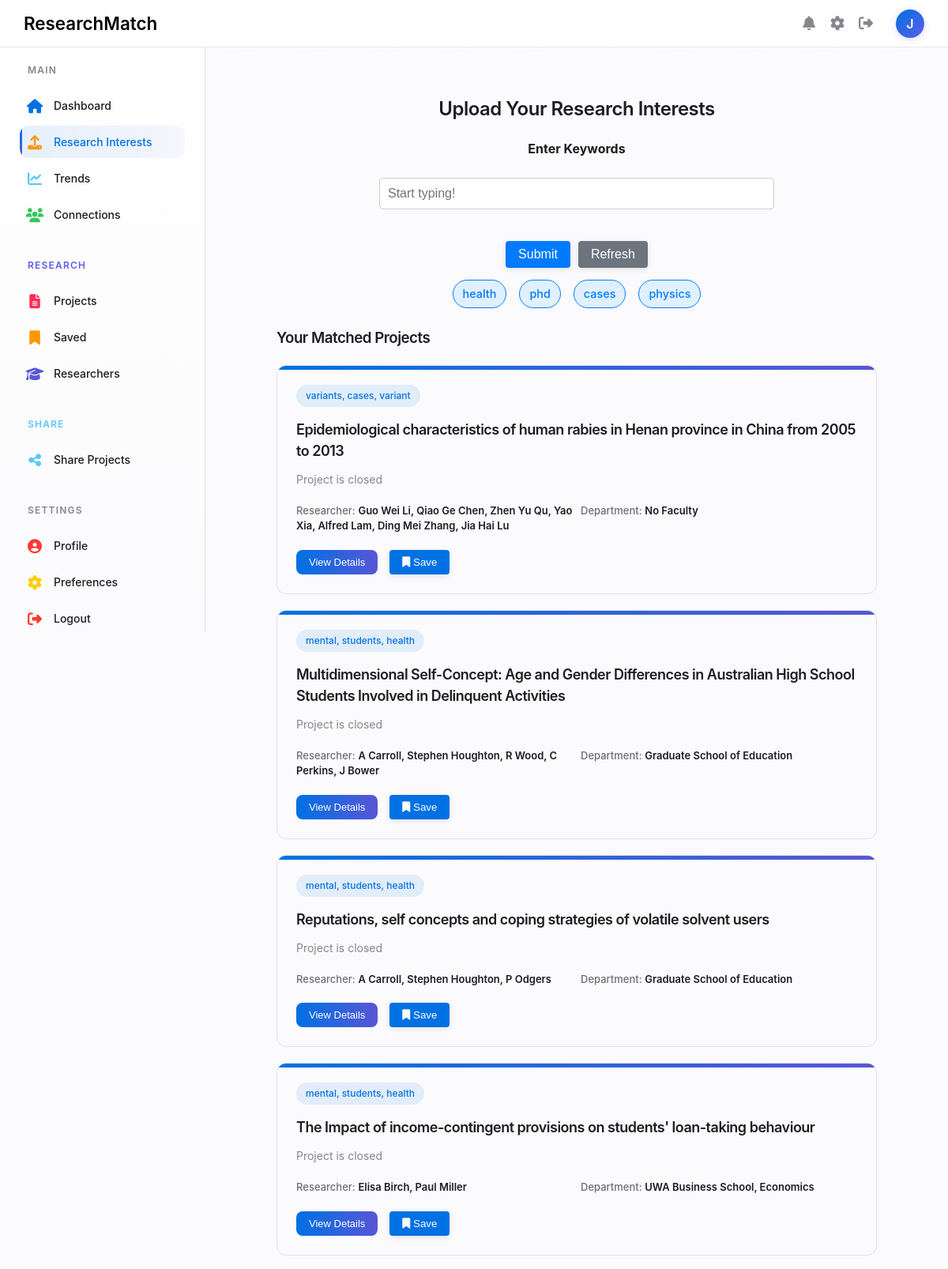
The page /upload (signed in, upper part) on the database its author committed.
### database/schema.py (models this page shows)
class Interest(db.Model):
    id = db.Column(db.Integer, primary_key=True)
    interest_name = db.Column(db.String(100), nullable=False)

class Project(db.Model):
    id = db.Column(db.Integer, primary_key=True)
    title = db.Column(db.String(100), nullable=False)
    link = db.Column(db.String(100), nullable=False)
    is_open = db.Column(db.Boolean, nullable=False)
    summary = db.Column(db.Text, nullable=False)
    close_date = db.Column(db.Date, nullable=True)
    research_areas = db.relationship('ResearchArea', secondary=project_research_area, backref='projects')
    interests = db.relationship('Interest', secondary=project_interest, backref='projects')
    researchers = db.relationship('Researcher', secondary=project_researcher, back_populates='researcher_projects')

class Researcher(db.Model):
    id = db.Column(db.Integer, primary_key=True)
    first_name = db.Column(db.String(100), nullable=False)
    last_name = db.Column(db.String(100), nullable=False)
    email = db.Column(db.String(100), nullable=True)
    researcher_projects = db.relationship('Project', secondary=project_researcher, back_populates='researchers')

class ResearchArea(db.Model):
    __tablename__ = "research_area"
    id = db.Column(db.Integer, primary_key=True)
    area = db.Column(db.String(100), nullable=False)

### app.py (the view, shortened to what this page needs)
@app.route('/upload', methods=['GET', 'POST'])
@token_required
def upload():
    user = db.session.query(User).get(session['user_id'])
    error = None
    user_interests = user.interests if user.interests else None
    project_matches = []
    if user_interests:
        interest_ids = [interest.id for interest in user_interests]
        project_matches = db.session.query(Project).join(Project.interests).filter(Interest.id.in_(interest_ids)).distinct().all()
    return render_template('upload.html',
                          project_matches=project_matches,
                          user_interests=user_interests,
                          username=session['username'],
                          is_authenticated_page=True,
                          user_name=session.get('username'))

### app.py (called while the page is built)
def token_required(func):
    @wraps(func)
    def decorated(*args, **kwargs):
        token = request.cookies.get('jwt_token', None)
        if not token:
            return back_to_login()
        try:
            data = jwt.decode(token, current_app.config['SECRET_KEY'], algorithms=["HS256"])
            request.user = data  # optionally attach user info to request
        except jwt.ExpiredSignatureError:
            return back_to_login()
        except jwt.InvalidTokenError:
            return back_to_login()
        return func(*args, **kwargs)
    return decorated

### templates/upload.html (shortened to what this page needs)
{% extends 'base.html' %}
{% block content %}
<div class="content-container">
    <h2 style="text-align: center;"> Upload Your Research Interests</h2>
    <form action="/upload" method="POST" class="interest-form">
        <label for="keywords">Enter Keywords</label>
        <div class="autocomplete-wrapper">
            <input type="text" id="keywords" name="keywords" placeholder="Start typing!" autocomplete="off">
        </div>
        <div class="button-group">
            <button type="submit" class="btn btn-primary" name="action" value="submit">Submit</button>
            <button type="submit" class="btn btn-secondary" name="action" value="refresh">Refresh</button>
        </div>
        {% if user_interests %}
            <div class="interest-tags-inline">
                {% for interest in user_interests %}
                    <span class="interest-tag">{{ interest.interest_name }}</span>
                {% endfor %}
            </div>
        {% else %}
            <blockquote>Tip: Start by adding some interests!</blockquote>
        {% endif %}
    </form>
    <h3>Your Matched Projects</h3>
    {% for project in project_matches[0:15] %}
        <div class="matches-grid">
            <div class="match-card ai-match">
                <div class="match-header">
                    <div class="match-category">{% for interest in project.interests%}{{interest.interest_name}}{% if not loop.last %}, {% endif %}{% endfor %}</div>
                </div>
                <h3 class="match-title">{{project.title}}</h3>
                <p class="match-description">{% if project.is_open %}{{project.summary}}{% else %} Project is closed {% endif %}</p>
                <div class="match-meta">
                    <div class="researcher">
                        <span class="meta-label">Researcher:</span>
                        <span class="meta-value">{% for researcher in project.researchers%}{{researcher.first_name}} {{researcher.last_name}}{% if not loop.last %}, {% endif %}{% endfor %}</span>
                    </div>
                    <div class="department">
                        <span class="meta-label">Department:</span>
                        <span class="meta-value">
                            {% if project.research_areas %}
                                {% for research in project.research_areas %}
                                    {{ research.area }}{% if not loop.last %}, {% endif %}
                                {% endfor %}
                            {% else %}
                                No Faculty
                            {% endif %}
                        </span>
                    </div>
                </div>
                <div class="match-footer">
                    <button class="match-action primary">View Details</button>
                    <button class="btn secondary save-project" data-project-id="{{ project.id }}">
                        <i class="fas fa-bookmark"></i> {{ 'Saved' if project in saved_user_projects else 'Save' }}
                    </button>
                </div>
            </div>
    {% endfor %}
</div>
{% endblock %}

### static/css/style.css (style rules this page uses)
:root { --primary-color: #0071E3; --primary-dark: #005BBB; --primary-light: #E1F0FF; --accent-purple: #5E5CE6; --accent-pink: #FF2D55; --accent-orange: #FF9500; --accent-teal: #5AC8FA; --accent-green: #34C759; --accent-red: #FF3B30; --accent-yellow: #FFCC00; --accent-indigo: #5856D6; --text-primary: #1D1D1F; --text-secondary: #86868B; --text-tertiary: #6E6E73; --border-light: rgba(0, 0, 0, 0.1); --background-light: #FBFBFD; --background-medium: #F5F5F7; --card-background: #FFFFFF; --shadow-sm: 0 2px 8px rgba(0, 0, 0, 0.05); --shadow-md: 0 5px 20px rgba(0, 0, 0, 0.08); --shadow-lg: 0 10px 30px rgba(0, 0, 0, 0.1); --transition: all 0.25s ease; --radius-sm: 8px; --radius-md: 12px; --radius-lg: 20px; --header-height: 60px; --sidebar-width: 260px; --sidebar-collapsed-width: 80px; }
body { margin: 0; font-family: -apple-system, BlinkMacSystemFont, "Segoe UI", Roboto, Helvetica, Arial, sans-serif; background-color: var(--background-light); color: var(--text-primary); line-height: 1.5; min-height: 100vh; display: flex; flex-direction: column; scroll-behavior: smooth; }
button { cursor: pointer; }
* { margin: 0; padding: 0; box-sizing: border-box; }
h1, h2, h3 { font-weight: 600; letter-spacing: -0.5px; margin-bottom: 20px; color: var(--text-primary); }
.btn { border-radius: 24px; font-weight: 600; padding: 10px 24px; background-color: #0071e3; color: white; border: none; transition: background-color 0.3s ease, transform 0.2s ease; cursor: pointer; box-shadow: 0 2px 8px rgba(0, 0, 0, 0.1); margin-bottom: 0; }
input[type="text"], input[type="file"], input[type="password"] { width: 100%; padding: 12px; border-radius: 8px; border: 1px solid #ccc; margin-top: 10px; margin-bottom: 20px; font-size: 1rem; transition: border-color 0.3s ease, box-shadow 0.3s ease; }
a, .btn, .card, .input, .nav-link { transition: all 0.3s ease; }
.matches-grid { display: grid; grid-template-columns: 1fr; gap: 20px; }
.match-card { border: 1px solid var(--border-light); border-radius: var(--radius-md); padding: 24px; transition: var(--transition); position: relative; overflow: hidden; }
.match-card::after { content: ""; position: absolute; top: 0; left: 0; right: 0; height: 5px; transition: var(--transition); }
.ai-match::after { background: linear-gradient(to right, var(--primary-color), var(--accent-indigo)); }
.match-header { display: flex; justify-content: space-between; align-items: center; margin-bottom: 15px; }
.match-category { padding: 5px 12px; border-radius: 30px; font-size: 12px; font-weight: 500; }
.ai-match .match-category { background-color: rgba(0, 113, 227, 0.1); color: var(--primary-color); }
.match-title { font-size: 18px; font-weight: 600; color: var(--text-primary); margin: 0 0 12px 0; }
.match-description { font-size: 14px; color: var(--text-secondary); margin: 0 0 20px 0; line-height: 1.5; }
.match-meta { display: grid; grid-template-columns: 1fr 1fr; gap: 10px; margin-bottom: 20px; font-size: 13px; }
.meta-label { color: var(--text-tertiary); font-weight: 500; }
.meta-value { color: var(--text-primary); font-weight: 600; }
.match-footer { display: flex; justify-content: flex-start; gap: 15px; }
.match-action { padding: 8px 16px; border-radius: var(--radius-sm); font-size: 13px; font-weight: 500; cursor: pointer; transition: var(--transition); border: none; }
.match-action.primary { background: linear-gradient(90deg, var(--primary-color), var(--accent-indigo)); color: white; }
.interest-tag { display: flex; align-items: center; padding: 6px 12px; border-radius: 30px; font-size: 14px; font-weight: 500; }
.autocomplete-wrapper { position: relative; width: 100%; }
form { flex: 1 1 100%; max-width: 500px; display: flex; flex-direction: column; gap: 20px; margin: 0 auto; }
form label { font-weight: bold; margin-bottom: 5px; text-align: left; }
form input[type="text"], form input[type="email"], form input[type="password"] { padding: 10px; font-size: 1rem; border: 1px solid #ccc; border-radius: 5px; }
form button { padding: 12px; font-size: 1rem; background-color: #0077cc; color: white; border: none; border-radius: 5px; cursor: pointer; }
.interest-tag { display: inline-block; background-color: #e0f0ff; color: #007bff; padding: 6px 12px; margin: 4px; border-radius: 20px; font-size: 0.9rem; font-weight: 500; border: 1px solid #007bff; transition: background-color 0.3s; }

### rows shown on the page
Interest: interest_name "health"
Interest: interest_name "phd"
Interest: interest_name "cases"
Interest: interest_name "physics"
Project: title "Epidemiological characteristics of human rabies in Henan province in China from 2005 to 2013", is_open "Project is closed", shows "No Faculty", value "Save"
Interest: interest_name "variants"
Interest: interest_name "variant"
Researcher: first_name "Guo", last_name "Wei Li"
Researcher: first_name "Qiao", last_name "Ge Chen"
Researcher: first_name "Zhen", last_name "Yu Qu"
Researcher: first_name "Yao", last_name "Xia"
Researcher: first_name "Alfred", last_name "Lam"
Researcher: first_name "Ding", last_name "Mei Zhang"
Researcher: first_name "Jia", last_name "Hai Lu"
Project: title "Multidimensional Self-Concept: Age and Gender Differences in Australian High School Students Involved in Delinquent Activities", is_open "Project is closed", value "Save"
Interest: interest_name "mental"
Interest: interest_name "students"
Researcher: first_name "A", last_name "Carroll"
Researcher: first_name "Stephen", last_name "Houghton"
Researcher: first_name "R", last_name "Wood"
Researcher: first_name "C", last_name "Perkins"
Researcher: first_name "J", last_name "Bower"
ResearchArea: area "Graduate School of Education"
Project: title "Reputations, self concepts and coping strategies of volatile solvent users", is_open "Project is closed", value "Save"
Researcher: first_name "P", last_name "Odgers"
Project: title "The Impact of income-contingent provisions on students' loan-taking behaviour", is_open "Project is closed", value "Save"
Researcher: first_name "Elisa", last_name "Birch"
Researcher: first_name "Paul", last_name "Miller"
ResearchArea: area "UWA Business School"
ResearchArea: area "Economics"

### other values the page prints
{{ user_name[0].upper() if user_name else 'U' }} "J"
